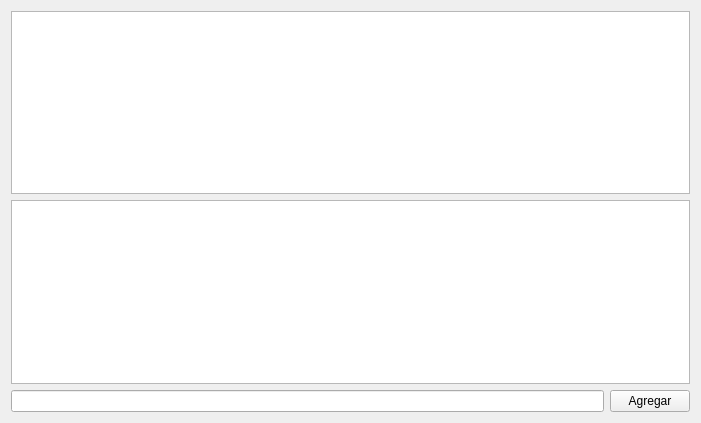
<?xml version="1.0" encoding="UTF-8"?>
<ui version="4.0">
 <class>ControlUsuariosForm</class>
 <widget class="QWidget" name="ControlUsuariosForm">
  <property name="geometry">
   <rect>
    <x>0</x>
    <y>0</y>
    <width>701</width>
    <height>423</height>
   </rect>
  </property>
  <property name="windowTitle">
   <string>Form</string>
  </property>
  <layout class="QVBoxLayout" name="verticalLayout">
   <item>
    <widget class="QTableView" name="tableViewUsuario"/>
   </item>
   <item>
    <widget class="QTableView" name="tableViewAdmin"/>
   </item>
   <item>
    <layout class="QHBoxLayout" name="horizontalLayout">
     <item>
      <widget class="QLineEdit" name="valorLineEdit"/>
     </item>
     <item>
      <widget class="QPushButton" name="agregarPushButton">
       <property name="text">
        <string>Agregar</string>
       </property>
      </widget>
     </item>
    </layout>
   </item>
  </layout>
 </widget>
 <resources/>
 <connections/>
</ui>
